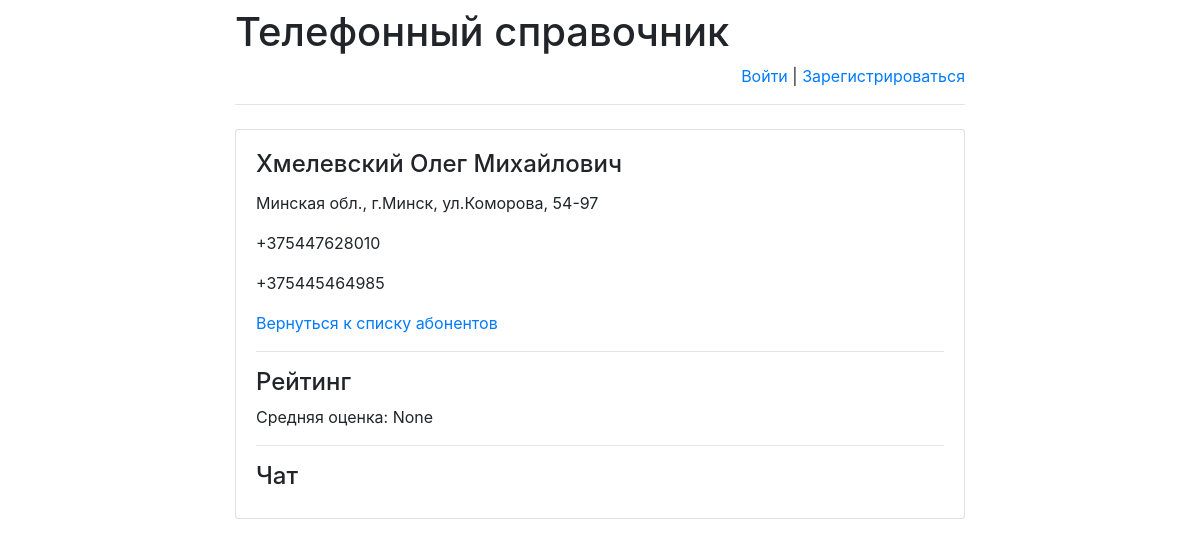
The page /phones/4/ on the database as committed earlier.
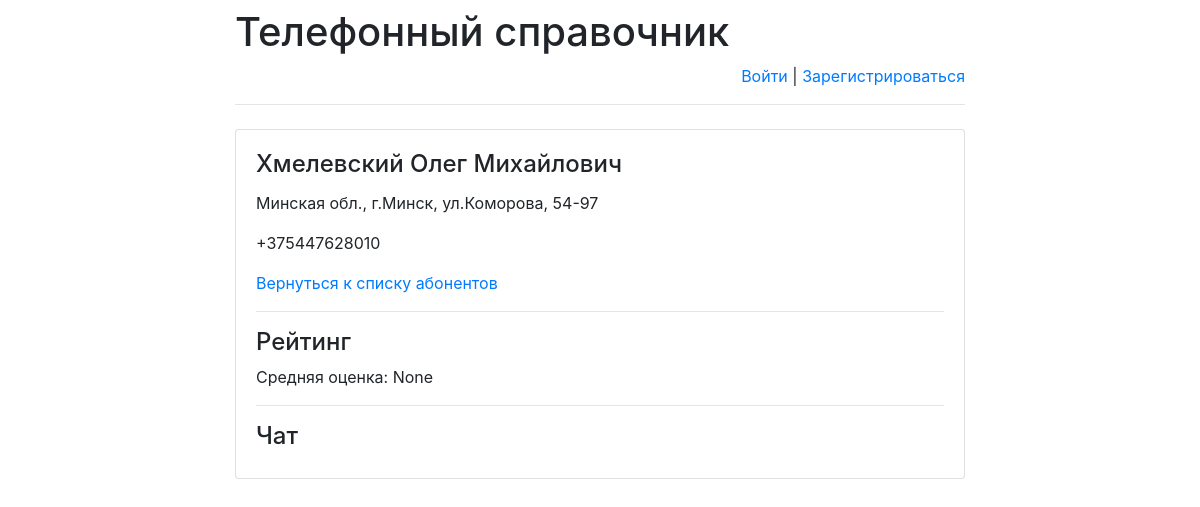
The same page on the database as committed later.
### phones/models.py (models this page shows)
class Subscriber(models.Model):
    Name = models.CharField(max_length=255)
    RegDate = models.DateTimeField('date published')
    Address = models.CharField(max_length=255)

class Phone(models.Model):
    IdSubscriber = models.ForeignKey(Subscriber, on_delete=models.CASCADE)
    PhoneNumber = models.CharField(max_length=30)

### phones/views.py (the view)
# urls.py: url(r'^([0-9]+)/$', views.detail, name='detail'),
def detail(request, subscriber_id):
    error_message = None
    if "error_message" in request.GET:
        error_message = request.GET["error_message"]
    return render(
        request,
        "phones.html",
        {
            "subscriber": get_object_or_404(Subscriber, pk=subscriber_id),
            "error_message": error_message,
            "latest_messages": Message.objects.filter(chat_id=subscriber_id).order_by('-pub_date')[:5],
            "already_rated_by_user": Mark.objects.filter(author_id=request.user.id).count(),
            "user_rating":
                Mark.objects
                    .filter(author_id=request.user.id)
                    .filter(subscriber_id=subscriber_id)
                    .aggregate(Avg('mark'))["mark__avg"],
            "avg_mark": Mark.objects.filter(subscriber_id=subscriber_id).aggregate(Avg('mark'))["mark__avg"]
        }
    )

### phones/templates/phones.html (shortened to what this page needs)
{% extends 'base.html' %}
{% block main %}
    <h4 class="card-title">{{ subscriber.Name }}</h4>
    <p>{{ subscriber.Address }}</p>
    {% for phone in subscriber.phone_set.all %}
        <p> {{ phone.PhoneNumber }} </p>
    {% endfor %}
    <p><a href="/phones/">Вернуться к списку абонентов</a></p>
    <hr>
    <h4>Рейтинг</h4>
    <p>Средняя оценка: <span id="avg_mark_span">{{ avg_mark }}</span></p>
    <hr>
    <h4>Чат</h4>
{% endblock %}

### phones/templates/base.html (shortened to what this page needs)
<!doctype html>
<html lang="en">
<head>
    <link rel="stylesheet" href="https://stackpath.bootstrapcdn.com/bootstrap/4.1.3/css/bootstrap.min.css">
</head>
<body>
<div class="container">
    <div class="row justify-content-center">
        <div class="col-8">
            <h1 class="mt-2">Телефонный справочник</h1>
            {% if user.is_authenticated %}
                <p class="text-right">
                    Привет, {{ user.username }}!
                    <a href="/phones/logout">Выйти</a> |
                    <a href="/phones/password-change"> Сменить пароль </a>
                    {% if user.is_staff %}
                        | <a href="/phones/admin">Добавить абонента</a>
                    {% endif %}
                    {% if user.email == '' %}
                        | <a href="/phones/subscribe">Подписаться</a>
                    {% else %}
                        | <a href="/phones/unsubscribe">Отписаться</a>
                    {% endif %}
                </p>
            {% else %}
                <p class="text-right">
                    <a href="/phones/login">Войти</a> |
                    <a href="/phones/register">Зарегистрироваться</a>
                </p>
            {% endif %}
            <hr class="mt-0 mb-4">
            <div class="card">
                <div class="card-body">
                    {% block main %}
                    {% endblock %}
                </div>
            </div>
        </div>
    </div>
</div>
</body>
</html>

Rows that differ between the two databases and show on the page:
removed Phone: PhoneNumber "+375445464985"
